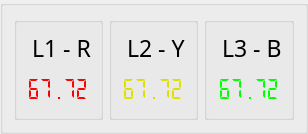
         <widget class="QGroupBox" name="groupBox_35">
          <property name="font">
           <font>
            <family>Titillium Web</family>
            <pointsize>16</pointsize>
           </font>
          </property>
          <property name="title">
           <string/>
          </property>
          <layout class="QHBoxLayout" name="horizontalLayout_13">
           <item>
            <widget class="QGroupBox" name="groupBox_36">
             <property name="maximumSize">
              <size>
               <width>99999</width>
               <height>160</height>
              </size>
             </property>
             <property name="title">
              <string/>
             </property>
             <layout class="QGridLayout" name="gridLayout_33">
              <item row="2" column="0" colspan="2">
               <widget class="QLCDNumber" name="VOLTR_4">
                <property name="minimumSize">
                 <size>
                  <width>0</width>
                  <height>38</height>
                 </size>
                </property>
                <property name="maximumSize">
                 <size>
                  <width>16777215</width>
                  <height>59</height>
                 </size>
                </property>
                <property name="styleSheet">
                 <string notr="true">color: rgb(255, 0, 0);</string>
                </property>
                <property name="frameShape">
                 <enum>QFrame::Shape::NoFrame</enum>
                </property>
                <property name="smallDecimalPoint">
                 <bool>false</bool>
                </property>
                <property name="segmentStyle">
                 <enum>QLCDNumber::SegmentStyle::Flat</enum>
                </property>
                <property name="value" stdset="0">
                 <double>67.719999999999999</double>
                </property>
               </widget>
              </item>
              <item row="0" column="1">
               <widget class="QLabel" name="label_42">
                <property name="font">
                 <font>
                  <family>Titillium Web</family>
                  <pointsize>17</pointsize>
                 </font>
                </property>
                <property name="text">
                 <string>L1 - R</string>
                </property>
               </widget>
              </item>
              <item row="0" column="0">
               <widget class="KLed" name="rpkled_4">
                <property name="maximumSize">
                 <size>
                  <width>20</width>
                  <height>20</height>
                 </size>
                </property>
                <property name="color">
                 <color>
                  <red>255</red>
                  <green>0</green>
                  <blue>0</blue>
                 </color>
                </property>
               </widget>
              </item>
             </layout>
            </widget>
           </item>
           <item>
            <widget class="QGroupBox" name="groupBox_38">
             <property name="maximumSize">
              <size>
               <width>99999</width>
               <height>160</height>
              </size>
             </property>
             <property name="title">
              <string/>
             </property>
             <layout class="QGridLayout" name="gridLayout_36">
              <item row="1" column="0" colspan="2">
               <widget class="QLCDNumber" name="VOLTY_4">
                <property name="maximumSize">
                 <size>
                  <width>16777215</width>
                  <height>59</height>
                 </size>
                </property>
                <property name="styleSheet">
                 <string notr="true">color: rgb(222, 222, 0);</string>
                </property>
                <property name="frameShape">
                 <enum>QFrame::Shape::NoFrame</enum>
                </property>
                <property name="smallDecimalPoint">
                 <bool>false</bool>
                </property>
                <property name="segmentStyle">
                 <enum>QLCDNumber::SegmentStyle::Flat</enum>
                </property>
                <property name="value" stdset="0">
                 <double>67.719999999999999</double>
                </property>
               </widget>
              </item>
              <item row="0" column="0">
               <widget class="KLed" name="ypkled_5">
                <property name="maximumSize">
                 <size>
                  <width>20</width>
                  <height>20</height>
                 </size>
                </property>
                <property name="color">
                 <color>
                  <red>255</red>
                  <green>255</green>
                  <blue>0</blue>
                 </color>
                </property>
               </widget>
              </item>
              <item row="0" column="1">
               <widget class="QLabel" name="label_43">
                <property name="font">
                 <font>
                  <family>Titillium Web</family>
                  <pointsize>17</pointsize>
                 </font>
                </property>
                <property name="text">
                 <string>L2 - Y</string>
                </property>
               </widget>
              </item>
             </layout>
            </widget>
           </item>
           <item>
            <widget class="QGroupBox" name="groupBox_39">
             <property name="maximumSize">
              <size>
               <width>99999</width>
               <height>160</height>
              </size>
             </property>
             <property name="title">
              <string/>
             </property>
             <layout class="QGridLayout" name="gridLayout_37">
              <item row="0" column="0">
               <widget class="KLed" name="blkled_6">
                <property name="maximumSize">
                 <size>
                  <width>20</width>
                  <height>20</height>
                 </size>
                </property>
               </widget>
              </item>
              <item row="0" column="1">
               <widget class="QLabel" name="label_47">
                <property name="font">
                 <font>
                  <family>Titillium Web</family>
                  <pointsize>17</pointsize>
                 </font>
                </property>
                <property name="text">
                 <string>L3 - B</string>
                </property>
               </widget>
              </item>
              <item row="2" column="0" colspan="2">
               <widget class="QLCDNumber" name="VOLTG_4">
                <property name="maximumSize">
                 <size>
                  <width>16777215</width>
                  <height>59</height>
                 </size>
                </property>
                <property name="styleSheet">
                 <string notr="true">color: rgb(0, 255, 0);</string>
                </property>
                <property name="frameShape">
                 <enum>QFrame::Shape::NoFrame</enum>
                </property>
                <property name="smallDecimalPoint">
                 <bool>false</bool>
                </property>
                <property name="segmentStyle">
                 <enum>QLCDNumber::SegmentStyle::Flat</enum>
                </property>
                <property name="value" stdset="0">
                 <double>67.719999999999999</double>
                </property>
               </widget>
              </item>
             </layout>
            </widget>
           </item>
          </layout>
         </widget>
